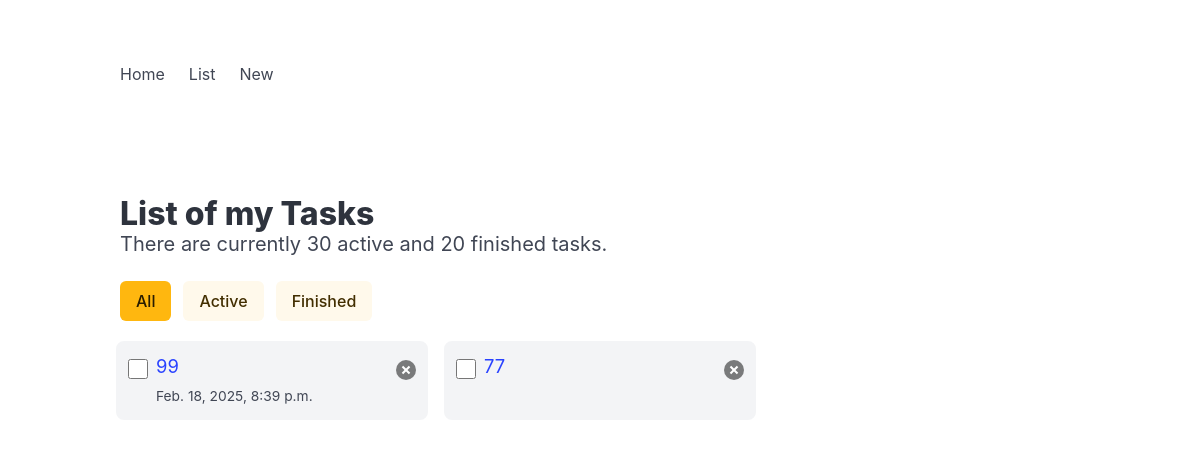
The app's page /todo/list/ (signed in) with its own data.
### todo/models.py (models this page shows, shortened)
class Task(models.Model):
    user = models.ForeignKey(User, on_delete=models.CASCADE)
    title = models.CharField(max_length=100)
    desc = models.CharField(max_length=500)
    is_finished = models.BooleanField(default=False)
    finished_dt = models.DateTimeField(blank=True, null=True)
    dead_line_dt = models.DateTimeField(blank=True, null=True)
    create_dt = models.DateTimeField(auto_now_add=True)
    update_dt = models.DateTimeField(auto_now=True)

### todo/views.py (the view)
# urls.py: path('list/', views.todo_list, name='list'),
def todo_list(request):
    if request.user.is_authenticated:
        tasks = Task.objects.filter(user=request.user).order_by('-id')[0:100]
        context = {'tasks': tasks}
        return render(request, 'todo/list.html', context)
    else:
        return redirect('/todo')

### todo/templates/todo/list.html (shortened to what this page needs)
<!DOCTYPE html>
<html>
  <head>
    <link rel="stylesheet" href="https://cdn.jsdelivr.net/npm/bulma@1.0.2/css/bulma.min.css">
  </head>
  <body>
    {% include 'todo/includes/nav.html' %}
  <section class="section">
    <div class="container">
      <h1 class="title">List of my Tasks</h1>
      <p class="subtitle">There are currently 30 active and 20 finished tasks.</p>
      <div class="buttons">
        <a href="{{ request.path }}" class="button is-warning {% if 'active' in request.GET or 'finished' in request.GET %} is-light{% endif %}">All</a>
        <a href="{{ request.path }}?active" class="button is-warning {% if 'active' not in request.GET %} is-light{% endif %}">Active</a>
        <a href="{{ request.path }}?finished" class="button is-warning {% if 'finished' not in request.GET %} is-light{% endif %}">Finished</a>
      </div>
      {% if tasks %}
      <ul class="columns is-multiline" id="list">
        {% for task in tasks %}
          <li class="column is-4">
            <input type="checkbox" {% if task.is_finished %} checked {% endif %} title="Finish">
            <div>
              <a href="{% url 'todo:detail' number=task.id %}">{{ task.title }}</a>
              <br>
              {% if task.dead_line_dt %}
              <time datetime="{{ task.dead_line_dt|date:'Y-m-d\TH:i' }}">
                {{ task.dead_line_dt }}
              </time>
              {% endif %}
            </div>
            <button class="delete" title="Remove"></button>
          </li>
        {% endfor %}
        </ul>
      {% else %}
      <p class="is-size-5">No task to show here.</p>
      {% endif %}
    </div>
  </section>
  </body>
</html>

### todo/templates/todo/list.html (style rules this page uses)
input[type="checkbox"] { width: 1.5em; height: 1.5em; cursor: pointer; }
#list > li { display: flex; gap: .5em; align-items: start; background: var(--bulma-background); border: .5em solid var(--bulma-scheme-main); border-radius: 1em; }
#list > li input { flex-shrink: 0; }
#list > li input, #list > li button { margin-top: .45em; }
#list > li div { font-size: 1.15em; flex-grow: 1; flex-shrink: 1; }
#list > li time { font-size: .75em; }

### records on screen
Task: title "99", dead_line_dt "Feb. 18, 2025, 8:39 p.m."
Task: title "77"
